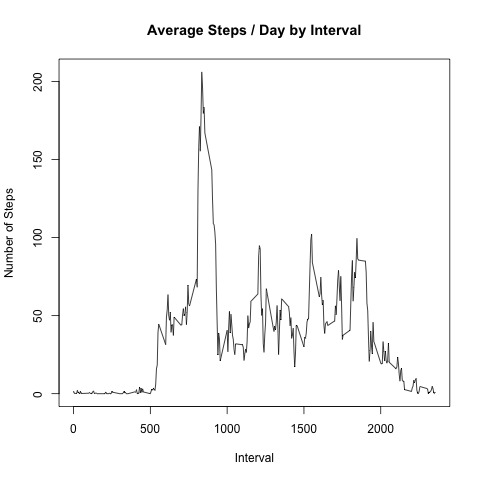

Recreate this plot in R.

library(ggplot2)
read <- read.csv(file = "activity.csv")
steps_interval <- aggregate(steps ~ interval, read, mean)
png("Plot 2.png")
plot(steps_interval$interval, steps_interval$steps, type = "l", main = "Average Steps / Day by Interval", xlab = "Interval", ylab = "Number of Steps")
dev.off